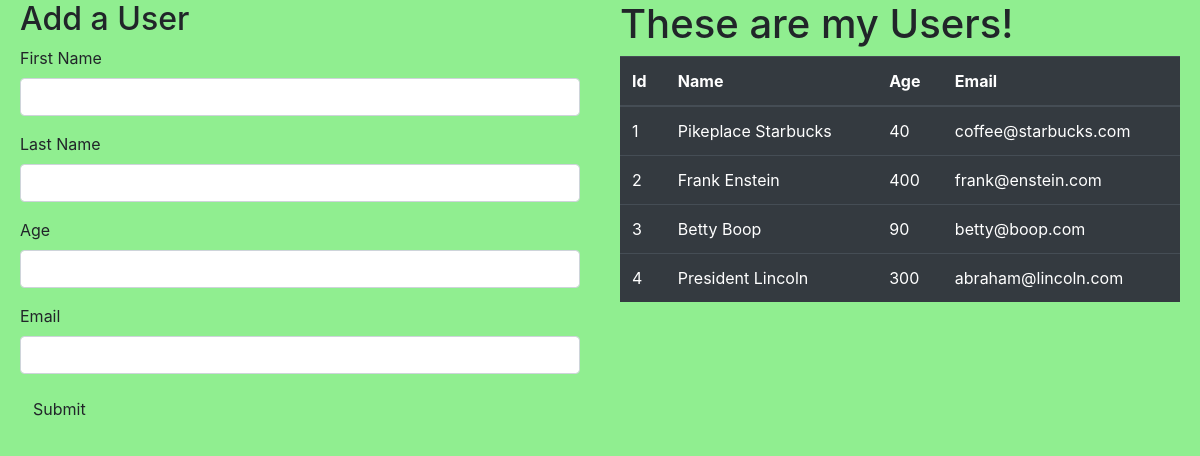
The page / on the database its author committed.
### users_app/models.py (models this page shows)
class User(models.Model):
    first_name= models.CharField(max_length=255)
    last_name= models.CharField(max_length=255)
    email= models.EmailField(max_length=255)
    age=models.IntegerField()
    created_at= models.DateTimeField(auto_now_add=True)
    updated_at =models.DateTimeField(auto_now= True)

### users_app/views.py (the view)
# urls.py: path('', views.index),
def index(request):
    context={
        'users':User.objects.all()
    }
    return render(request, 'index.html', context)

### users_app/templates/index.html (shortened to what this page needs)
<!DOCTYPE html>
<html lang="en">
<head>
    <link href="https://stackpath.bootstrapcdn.com/bootstrap/4.5.0/css/bootstrap.min.css" rel="stylesheet">
    {%load static%}
    <link rel="stylesheet" href="{%static 'style.css'%}">
</head>
<body>
    <section>
        <h2>Add a User</h2>
        <form action="/create" method="post">
            <div class="form-group">
                <label for="first_name">First Name</label>
                <input type="text" name="first_name" id="first_name" class="form-control">
            </div>
            <div class="form-group">
                <label for="last_name">Last Name</label>
                <input type="text" name="last_name" id="last_name" class="form-control">
            </div>
            <div class="form-group">
                <label for="age">Age</label>
                <input type="number" name="age" id="age" class="form-control">
            </div>
            <div class="form-group">
                <label for="email">Email</label>
                <input type="email" name="email" id="email" class="form-control">
            </div>
            <button class="btn btn primary">Submit</button>
        </form>
    </section>
    <section>
        <h1>These are my Users!</h1>
        <table class="table table-dark">
            <thead>
                <tr>
                    <th>Id</th>
                    <th>Name</th>
                    <th>Age</th>
                    <th>Email</th>
                </tr>
            </thead>
            <tbody>
                {%for user in users%}
                <tr>
                    <td>{{user.id}}</td>
                    <td>{{user.first_name}} {{user.last_name}}</td>
                    <td>{{user.age}}</td>
                    <td>{{user.email}}</td>
                </tr>
                {%endfor%}
            </tbody>
        </table>
    </section>
</body>
</html>

### users_app/static/style.css (style rules this page uses)
body { background-color:lightgreen; display:flex; justify-content:space-between; }
section { width:50%; margin:0 20px; }

### rows shown on the page
User: id "1", first_name "Pikeplace", last_name "Starbucks", age "40", email "coffee@starbucks.com"
User: id "2", first_name "Frank", last_name "Enstein", age "400", email "frank@enstein.com"
User: id "3", first_name "Betty", last_name "Boop", age "90", email "betty@boop.com"
User: id "4", first_name "President", last_name "Lincoln", age "300", email "abraham@lincoln.com"
